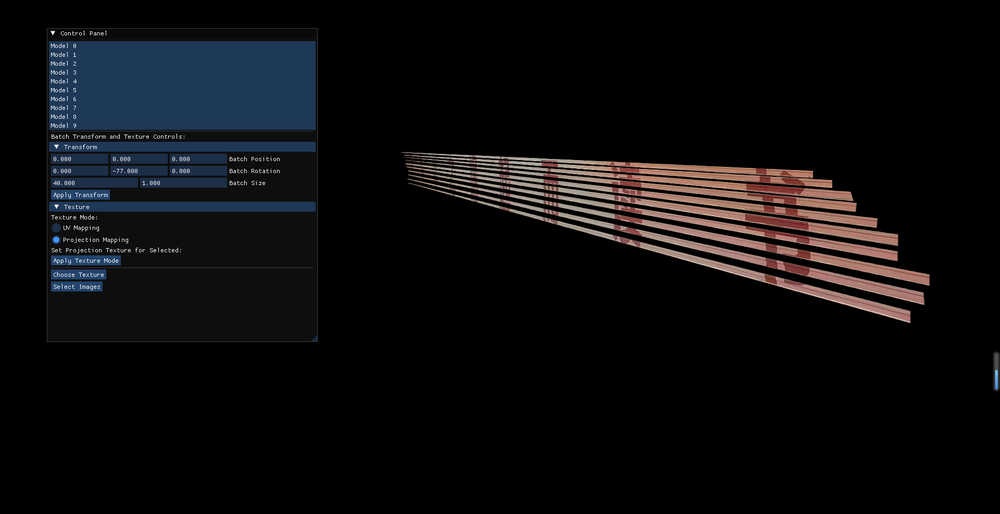
#> input picture 2月9号成果.png, 1000 x 514 px, shrunk from 1920 x 986 before the run
$ python -i cutline.py   (imports and definitions only)
#> lines starting #> are read from the running program, lines starting #| are printed output that depends on the picture; after the words box and inside, x2 and y2 are one past the last pixel; in counts of white or black regions, pixels touching at a corner belong together
#> further down, picture is the input picture: shape (514, 1000, 3); mean B, G, R 14, 12.5, 12.8
import os
import cv2
import numpy as np
from PIL import Image, ImageDraw
from scipy.ndimage import label, gaussian_filter, binary_dilation, binary_erosion
from skimage.filters import sobel
from skimage.measure import find_contours
import shutil

# [97 lines left out: functions rgba_to_gray, extend_line, is_line_too_vertical, draw_lines, calculate_glcm, not called in this run]

def detect_text_in_fragment(image_fragment):
    """判断图像碎片中是否存在文字"""
    # 转换为灰度图（假设输入是 RGB 图像）
    if len(image_fragment.shape) == 3:
        gray = np.mean(image_fragment, axis=2).astype(np.uint8)
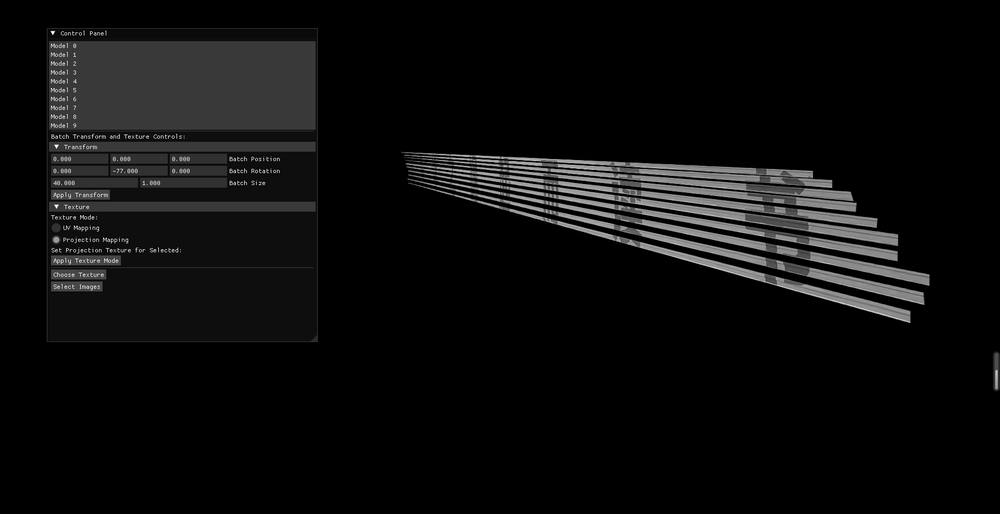
#> gray: shape (514, 1000); min 0, max 255, mean 13
    else:
        gray = image_fragment

    # 边缘检测（使用 Sobel 算子）
    edges = sobel(gray)
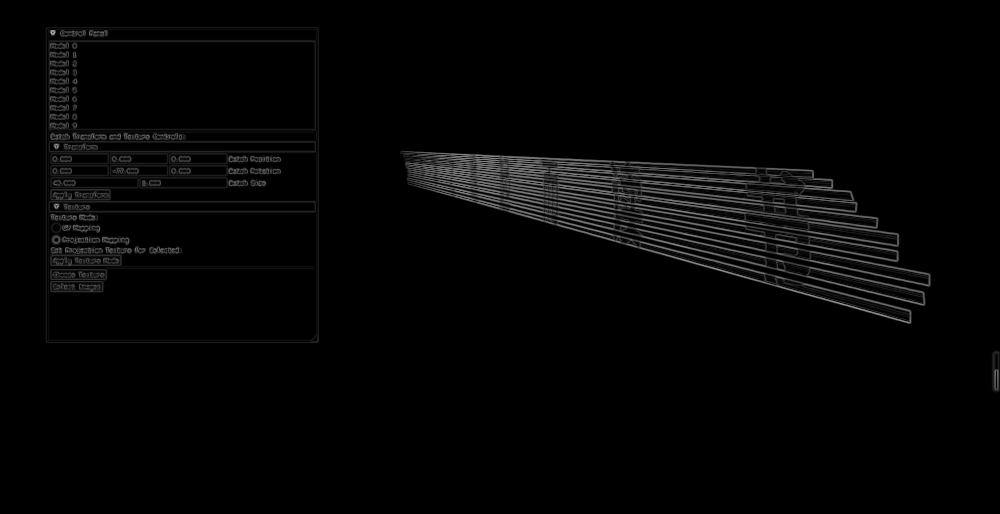
#> edges: shape (514, 1000) float64; min 0, max 0.688, mean 0.0196

    # 二值化边缘
    edges_binary = (edges > 0.1).astype(np.uint8)
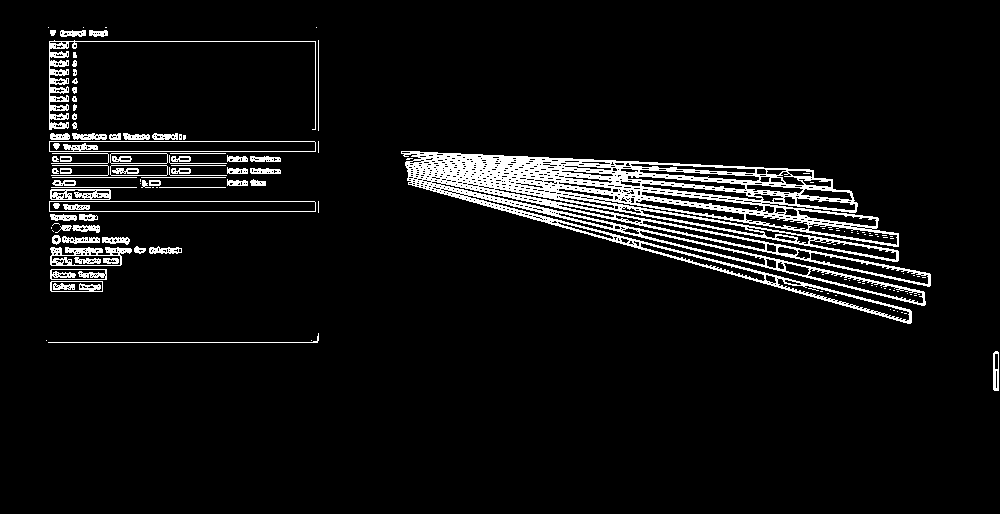
#> edges_binary: shape (514, 1000); values 0 (black) and 1 (white), 6.4% white in thin lines or dots, all inside (x1, y1, x2, y2) = (46, 27, 999, 391)

    # 形态学操作（膨胀，增强文字连通性）
    kernel = np.ones((3, 3), dtype=np.uint8)
    dilated_edges = binary_dilation(edges_binary, structure=kernel)
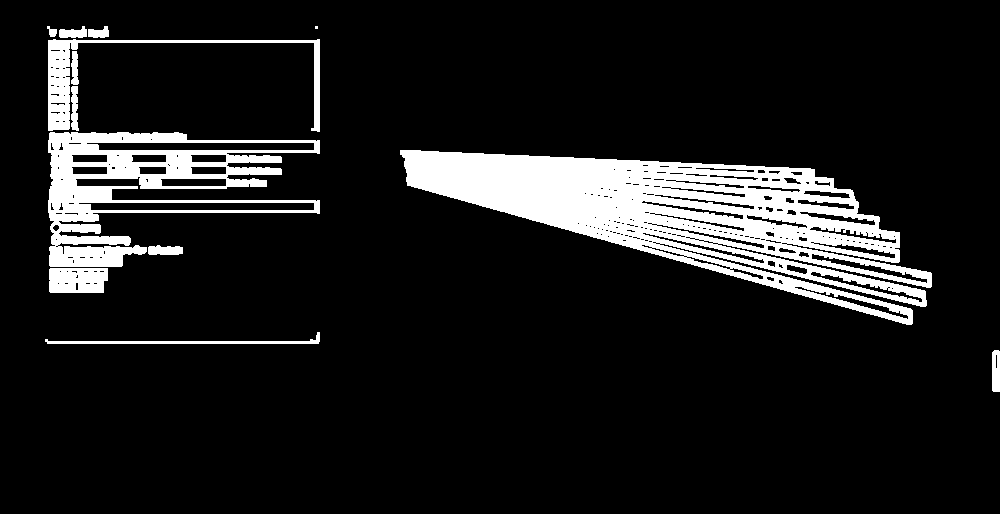
#> dilated_edges: shape (514, 1000) bool; 11.4% white; 13 white regions (1 under 20 px), largest, box (x1, y1, x2, y2) and area: (400, 150, 932, 325) 37439, (48, 132, 320, 267) 13945, (48, 39, 320, 132) 3231

    # 查找轮廓
    contours = find_contours(dilated_edges, level=0.5)
#> contours = 244 point arrays, longest 2945 points

    # 分析轮廓特征
    text_like_contours = 0
    for contour in contours:
        # 计算轮廓面积
        area = contour.shape[0]
        # 计算轮廓的边界矩形
        x_min, y_min = np.min(contour, axis=0)
        x_max, y_max = np.max(contour, axis=0)
        w = x_max - x_min
        h = y_max - y_min
        # 计算长宽比
        aspect_ratio = float(w) / h if h != 0 else 0
        # 计算紧凑度（面积与边界矩形面积的比值）
        compactness = area / (w * h) if w * h != 0 else 0
        # 判断是否为文字轮廓
        if area < 100 and 0.2 < aspect_ratio < 5 and compactness > 0.2:
            text_like_contours += 1
#> this loop made 244 passes
#> (area, x_min, y_min, x_max, y_max, w, h, aspect_ratio) on passes 1, 2, 3, 5, 6, 8, 20, 21, 23, 24, 28, 32: (43, 25.5, 46.5, 36.5, 56.5, 11, 10, 1.1), (89, 25.5, 58.5, 37.5, 86.5, 12, 28, 0.429), (71, 25.5, 87.5, 37.5, 108.5, 12, 21, 0.571), (961, 38.5, 47.5, 131.5, 319.5, 93, 272, 0.342), (21, 49.5, 50.5, 50.5, 59.5, 1, 9, 0.111), (99, 50.5, 70.5, 84.5, 78.5, 34, 8, 4.25), (135, 85.5, 70.5, 130.5, 78.5, 45, 8, 5.62), (21, 93.5, 50.5, 95.5, 58.5, 2, 8, 0.25), (35, 102.5, 50.5, 104.5, 64.5, 2, 14, 0.143), (23, 111.5, 50.5, 113.5, 59.5, 2, 9, 0.222), (2297, 131.5, 47.5, 266.5, 319.5, 135, 272, 0.496), (21, 142.5, 50.5, 149.5, 53.5, 7, 3, 2.33)

    # 判断是否存在文字
    print("text_like_contours: ", text_like_contours)
#| text_like_contours:  187
    return text_like_contours > 0  # 设定阈值

# [170 lines left out: functions calculate_entropy, clear_output_directory, segment_image_by_extended_lines, segment, not called in this run]

>>> import cv2
>>> picture = cv2.imread('../2月9号成果.png')
>>> result = detect_text_in_fragment(picture)
